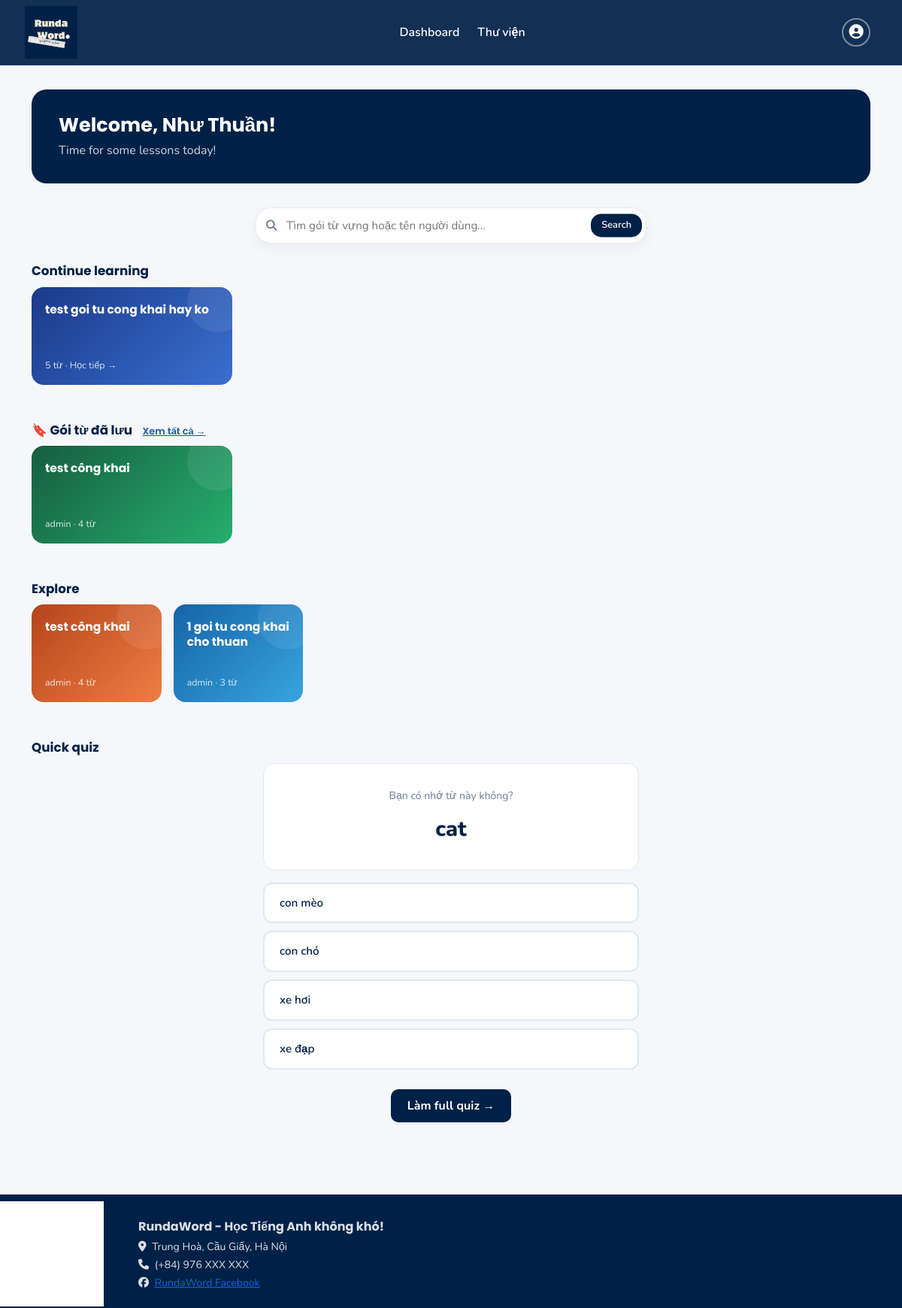
The app's page /dashboard (signed in) with its own data.
### main.py (models this page shows, shortened)
class User(UserMixin, db.Model):
    __tablename__ = 'users'
    id            = db.Column(db.Integer, primary_key=True)
    username      = db.Column(db.String(50),  unique=True, nullable=False)
    name          = db.Column(db.String(100))
    email         = db.Column(db.String(120), unique=True, nullable=False)
    password_hash = db.Column(db.String(255), nullable=False)
    created_at    = db.Column(db.DateTime, default=datetime.utcnow)
    packages = db.relationship(
        'VocabPackage', backref='user', lazy=True, cascade='all, delete-orphan',
        foreign_keys='VocabPackage.user_id'
    )
    saved_packages = db.relationship(
        'VocabPackage', secondary=user_saved_packages,
        backref=db.backref('saved_by', lazy='dynamic'), lazy='dynamic'
    )

class VocabPackage(db.Model):
    __tablename__ = 'vocab_packages'
    id                  = db.Column(db.Integer, primary_key=True)
    package_name        = db.Column(db.String(100), nullable=False)
    package_description = db.Column(db.Text)
    created_at          = db.Column(db.DateTime, default=datetime.utcnow)
    updated_at          = db.Column(db.DateTime, default=datetime.utcnow)
    user_id             = db.Column(db.Integer, db.ForeignKey('users.id'), nullable=False)
    is_public           = db.Column(db.Boolean, default=True)
    vocabularies = db.relationship(
        'Vocabulary', backref='package', lazy=True, cascade='all, delete-orphan'
    )

class Vocabulary(db.Model):
    __tablename__ = 'vocabularies'
    id         = db.Column(db.Integer, primary_key=True)
    word_en    = db.Column(db.String(150), nullable=False)
    word_vi    = db.Column(db.String(255), nullable=False)
    package_id = db.Column(db.Integer, db.ForeignKey('vocab_packages.id'), nullable=False)

### main.py (the view)
@app.route('/dashboard')
@login_required
def dashboard():
    q = request.args.get('q', '').strip()
    search_results = None
    if q:
        search_results = search_packages(q)
    recent_packages = VocabPackage.query \
        .filter_by(user_id=current_user.id) \
        .order_by(VocabPackage.updated_at.desc()) \
        .limit(4).all()
    saved_recent = current_user.saved_packages \
        .order_by(VocabPackage.updated_at.desc()) \
        .limit(4).all()
    public_packages = VocabPackage.query \
        .filter(
            VocabPackage.is_public == True,
            VocabPackage.user_id != current_user.id
        ) \
        .order_by(func.random()) \
        .limit(6).all()
    user_packages = VocabPackage.query.filter_by(user_id=current_user.id).all()
    quiz_package = random.choice(user_packages) if user_packages else None
    quiz_words = []
    if quiz_package:
        vocabs = list(quiz_package.vocabularies)
        if len(vocabs) >= 2:
            sample = random.sample(vocabs, min(5, len(vocabs)))
            for v in sample:
                wrong_pool = [x.word_vi for x in vocabs if x.id != v.id]
                wrong = random.sample(wrong_pool, min(3, len(wrong_pool)))
                options = wrong + [v.word_vi]
                random.shuffle(options)
                quiz_words.append({
                    "word": v.word_en,
                    "correct": v.word_vi,
                    "options": options
                })
    return render_template(
        'index.html',
        recent_packages=recent_packages,
        saved_recent=saved_recent,
        public_packages=public_packages,
        quiz_words=quiz_words,
        quiz_package=quiz_package,
        search_results=search_results,
        search_query=q
    )

### main.py (called while the page is built)
@login_manager.user_loader
def load_user(user_id):
    return User.query.get(int(user_id))

### templates/index.html (shortened to what this page needs)
{% extends "base.html" %}
{% block content %}
<div class="welcome-banner">
    <h2>Welcome, {{ current_user.name or current_user.username }}!</h2>
    <p>Time for some lessons today!</p>
</div>
<div class="search-box-wrapper mb-4">
    <form method="GET" action="{{ url_for('dashboard') }}" class="search-box">
        <i class="fas fa-search search-icon"></i>
        <input type="text" name="q" placeholder="Tìm gói từ vựng hoặc tên người dùng..."
            value="{{ search_query or '' }}" class="search-input">
        <button type="submit" class="search-btn">Search</button>
    </form>
</div>
{% if search_query %}
<div class="section-header mb-2">
    🔍 Kết quả cho "<strong>{{ search_query }}</strong>"
    <a href="{{ url_for('dashboard') }}"
       style="font-size:0.8rem;font-weight:600;color:var(--muted);margin-left:12px;">✕ Xoá</a>
</div>
{% if search_results %}
<div class="row g-3 mb-5">
    {% for package in search_results %}
    <div class="col-6 col-md-2">
        <a href="{{ url_for('package_detail', package_id=package.id) }}"
           class="pkg-card pkg-card-{{ loop.index0 % 12 }}">
            <div class="pkg-card-name">{{ package.package_name }}</div>
            <div class="pkg-card-meta">
                {{ package.user.username if package.user else '' }} · {{ package.vocabularies | length }} từ
            </div>
        </a>
    </div>
    {% endfor %}
</div>
{% else %}
<div class="rw-card text-center py-4 mb-5">
    <p class="text-muted mb-0">Không tìm thấy gói từ nào phù hợp.</p>
</div>
{% endif %}
{% else %}
<div class="section-header mb-2">Continue learning</div>
<div class="row g-3 mb-5">
    {% if recent_packages %}
        {% for package in recent_packages %}
        <div class="col-6 col-md-3">
            <a href="{{ url_for('package_detail', package_id=package.id) }}"
               class="pkg-card pkg-card-{{ loop.index0 % 12 }}">
                <div class="pkg-card-name">{{ package.package_name }}</div>
                <div class="pkg-card-meta">{{ package.vocabularies | length }} từ · Học tiếp →</div>
            </a>
        </div>
        {% endfor %}
    {% endif %}
</div>
{% if saved_recent %}
<div class="section-header mb-2">
    🔖 Gói từ đã lưu
    <a href="{{ url_for('packages', tab='saved') }}"
       style="font-size:0.8rem;font-weight:600;color:var(--accent);margin-left:10px;">
        Xem tất cả →
    </a>
</div>
<div class="row g-3 mb-5">
    {% for package in saved_recent %}
    <div class="col-6 col-md-3">
        <a href="{{ url_for('package_detail', package_id=package.id) }}"
           class="pkg-card pkg-card-{{ (loop.index0 + 6) % 12 }}">
            <div class="pkg-card-name">{{ package.package_name }}</div>
            <div class="pkg-card-meta">
                {{ package.user.username if package.user else '' }} · {{ package.vocabularies | length }} từ
            </div>
        </a>
    </div>
    {% endfor %}
</div>
{% endif %}
<div class="section-header mb-2">Explore</div>
<div class="row g-3 mb-5">
    {% if public_packages %}
        {% for package in public_packages %}
        <div class="col-6 col-md-2">
            <a href="{{ url_for('package_detail', package_id=package.id) }}"
               class="pkg-card pkg-card-{{ (loop.index0 + 3) % 12 }}">
                <div class="pkg-card-name">{{ package.package_name }}</div>
                <div class="pkg-card-meta">
                    {{ package.user.username if package.user else '' }} · {{ package.vocabularies | length }} từ
                </div>
            </a>
        </div>
        {% endfor %}
    {% else %}
        <p class="text-muted">Chưa có gói từ công khai.</p>
    {% endif %}
</div>
{% if quiz_words %}
<div class="section-header mb-2">Quick quiz</div>
<div style="max-width:500px;margin:0 auto 32px;">
    <div class="quiz-card mb-3">
        <div class="q-prompt">Bạn có nhớ từ này không?</div>
        <div class="q-word">{{ quiz_words[0].word }}</div>
    </div>
    <div id="quickOptions">
        {% for opt in quiz_words[0].options %}
        <button class="option-btn"
            onclick="checkQuickAnswer(this, '{{ opt | e }}', '{{ quiz_words[0].correct | e }}')">
            {{ opt }}
        </button>
        {% endfor %}
    </div>
    <div class="text-center mt-3">
        <a href="{{ url_for('quiz', package_id=quiz_package.id) }}" class="btn btn-navy">
            Làm full quiz →
        </a>
    </div>
</div>
{% endif %}
{% endif %}
{% endblock %}

### static/css/main.css (style rules this page uses)
:root { --navy: #002147; --navy-light: #1a3a5c; --cream: #f0ebe0; --cream-btn: #e8e0d0; --accent: #1a5cad; --text: #0d2137; --muted: #6b7c93; --bg: #f5f7fa; --card-bg: #ffffff; --border: #e2e8f0; }
* { box-sizing: border-box; }
html, body { height: 100%; }
body { font-family: 'Nunito', sans-serif; background: var(--bg); color: var(--text); min-height: 100vh; display: flex; flex-direction: column; }
.pkg-card { border-radius: 16px; padding: 20px 18px 16px; color: white !important; cursor: pointer; text-decoration: none !important; display: flex; flex-direction: column; justify-content: space-between; width: 100%; height: 130px; transition: transform 0.15s, box-shadow 0.2s; border: none; background: linear-gradient(135deg, #3a6ea5, #6a9fd8); overflow: hidden; position: relative; }
.pkg-card::after { content: ''; position: absolute; top: -20px; right: -20px; width: 80px; height: 80px; border-radius: 50%; background: rgba(255,255,255,0.08); }
.pkg-card-name { font-family: 'Poppins', sans-serif; font-weight: 700; font-size: 0.97rem; color: white; line-height: 1.3; display: -webkit-box; -webkit-line-clamp: 2; -webkit-box-orient: vertical; overflow: hidden; }
.pkg-card-meta { font-size: 0.78rem; opacity: 0.82; color: white; margin-top: 8px; }
.pkg-card-0 { background: linear-gradient(135deg, #1a3a8a, #3a6fcf); }
.pkg-card-3 { background: linear-gradient(135deg, #b5451b, #f07d44); }
.pkg-card-4 { background: linear-gradient(135deg, #1565a8, #38a4e0); }
.pkg-card-6 { background: linear-gradient(135deg, #155e3e, #27ae6f); }
.btn-navy { background: var(--navy); color: white; border: none; border-radius: 10px; font-weight: 700; padding: 10px 22px; transition: background 0.15s; }
.welcome-banner { background: var(--navy); border-radius: 20px; padding: 32px 36px; color: white; position: relative; overflow: hidden; margin-bottom: 32px; }
.welcome-banner h2 { font-family: 'Poppins', sans-serif; font-weight: 700; font-size: 1.6rem; margin-bottom: 6px; }
.welcome-banner p { opacity: 0.8; margin: 0; font-size: 1rem; }
.section-header { font-family: 'Poppins', sans-serif; font-weight: 700; font-size: 1.05rem; color: var(--navy); margin-bottom: 16px; }
.quiz-card { background: white; border: 1px solid var(--border); border-radius: 16px; padding: 32px 28px; display: flex; flex-direction: column; align-items: center; justify-content: center; min-height: 140px; }
.option-btn { width: 100%; text-align: left; padding: 14px 20px; border: 2px solid var(--border); border-radius: 12px; background: white; cursor: pointer; font-size: 0.95rem; font-family: 'Nunito', sans-serif; font-weight: 600; transition: all 0.15s; margin-bottom: 10px; color: var(--navy); }
.q-word { font-size: 1.8rem; font-weight: 800; color: var(--navy); text-align: center; }
.q-prompt { color: var(--muted); font-size: 0.88rem; margin-bottom: 12px; text-align: center; }
.search-box-wrapper { display: flex; justify-content: center; }
.search-box { position: relative; width: 100%; max-width: 520px; }
.search-input { width: 100%; padding: 12px 110px 12px 40px; border-radius: 20px; border: 1px solid rgba(0,0,0,0.08); outline: none; font-size: 0.95rem; background: #fff; box-shadow: 0 6px 18px rgba(0,0,0,0.05); transition: all 0.25s ease; }
.search-icon { position: absolute; left: 14px; top: 50%; transform: translateY(-50%); color: var(--muted); font-size: 0.9rem; }
.search-btn { position: absolute; right: 6px; top: 50%; transform: translateY(-50%); border: none; background: var(--navy); color: #fff; padding: 6px 14px; border-radius: 14px; font-size: 0.8rem; font-weight: 600; transition: opacity 0.2s; cursor: pointer; }

### records on screen
User: name "Như Thuần"
VocabPackage: package_name "test goi tu cong khai hay ko", vocabularies|length "5"
VocabPackage: package_name "test công khai", user "admin", vocabularies|length "4"
VocabPackage: package_name "1 goi tu cong khai cho thuan", user "admin", vocabularies|length "3"
Vocabulary: word_en "cat", word_vi "con mèo"
Vocabulary: word_vi "con chó"
Vocabulary: word_vi "xe hơi"
Vocabulary: word_vi "xe đạp"
